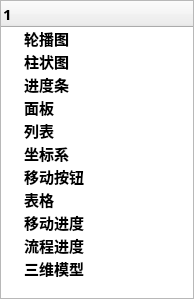
<?xml version="1.0" encoding="UTF-8"?>
<ui version="4.0">
 <class>ControlTreeWidget</class>
 <widget class="QWidget" name="ControlTreeWidget">
  <property name="geometry">
   <rect>
    <x>0</x>
    <y>0</y>
    <width>194</width>
    <height>299</height>
   </rect>
  </property>
  <property name="windowTitle">
   <string>Form</string>
  </property>
  <layout class="QVBoxLayout" name="verticalLayout">
   <property name="spacing">
    <number>0</number>
   </property>
   <property name="leftMargin">
    <number>0</number>
   </property>
   <property name="topMargin">
    <number>0</number>
   </property>
   <property name="rightMargin">
    <number>0</number>
   </property>
   <property name="bottomMargin">
    <number>0</number>
   </property>
   <item>
    <widget class="QTreeWidget" name="treeWidgetMenu">
     <property name="font">
      <font>
       <family>微软雅黑</family>
       <pointsize>11</pointsize>
       <weight>75</weight>
       <bold>true</bold>
      </font>
     </property>
     <column>
      <property name="text">
       <string notr="true">1</string>
      </property>
     </column>
     <item>
      <property name="text">
       <string>轮播图</string>
      </property>
      <property name="textAlignment">
       <set>AlignLeading|AlignVCenter</set>
      </property>
      <property name="icon">
       <iconset>
        <normalon>:/res/res/image/icon.png</normalon>
       </iconset>
      </property>
     </item>
     <item>
      <property name="text">
       <string>柱状图</string>
      </property>
      <property name="icon">
       <iconset resource="../res.qrc">
        <normaloff>:/res/res/image/icon.png</normaloff>:/res/res/image/icon.png</iconset>
      </property>
     </item>
     <item>
      <property name="text">
       <string>进度条</string>
      </property>
      <property name="icon">
       <iconset resource="../res.qrc">
        <normaloff>:/res/res/image/icon.png</normaloff>:/res/res/image/icon.png</iconset>
      </property>
     </item>
     <item>
      <property name="text">
       <string>面板</string>
      </property>
      <property name="icon">
       <iconset resource="../res.qrc">
        <normaloff>:/res/res/image/icon.png</normaloff>:/res/res/image/icon.png</iconset>
      </property>
     </item>
     <item>
      <property name="text">
       <string>列表</string>
      </property>
      <property name="icon">
       <iconset resource="../res.qrc">
        <normaloff>:/res/res/image/icon.png</normaloff>:/res/res/image/icon.png</iconset>
      </property>
     </item>
     <item>
      <property name="text">
       <string>坐标系</string>
      </property>
      <property name="icon">
       <iconset resource="../res.qrc">
        <normaloff>:/res/res/image/icon.png</normaloff>:/res/res/image/icon.png</iconset>
      </property>
     </item>
     <item>
      <property name="text">
       <string>移动按钮</string>
      </property>
      <property name="icon">
       <iconset resource="../res.qrc">
        <normaloff>:/res/res/image/icon.png</normaloff>:/res/res/image/icon.png</iconset>
      </property>
     </item>
     <item>
      <property name="text">
       <string>表格</string>
      </property>
      <property name="icon">
       <iconset resource="../res.qrc">
        <normaloff>:/res/res/image/icon.png</normaloff>:/res/res/image/icon.png</iconset>
      </property>
     </item>
     <item>
      <property name="text">
       <string>移动进度</string>
      </property>
      <property name="icon">
       <iconset resource="../res.qrc">
        <normaloff>:/res/res/image/icon.png</normaloff>:/res/res/image/icon.png</iconset>
      </property>
     </item>
     <item>
      <property name="text">
       <string>流程进度</string>
      </property>
      <property name="icon">
       <iconset>
        <normalon>:/res/res/image/icon.png</normalon>
       </iconset>
      </property>
     </item>
     <item>
      <property name="text">
       <string>三维模型</string>
      </property>
      <property name="icon">
       <iconset resource="../res.qrc">
        <normaloff>:/res/res/image/icon.png</normaloff>:/res/res/image/icon.png</iconset>
      </property>
     </item>
    </widget>
   </item>
  </layout>
 </widget>
 <resources>
  <include location="../res.qrc"/>
 </resources>
 <connections/>
</ui>
